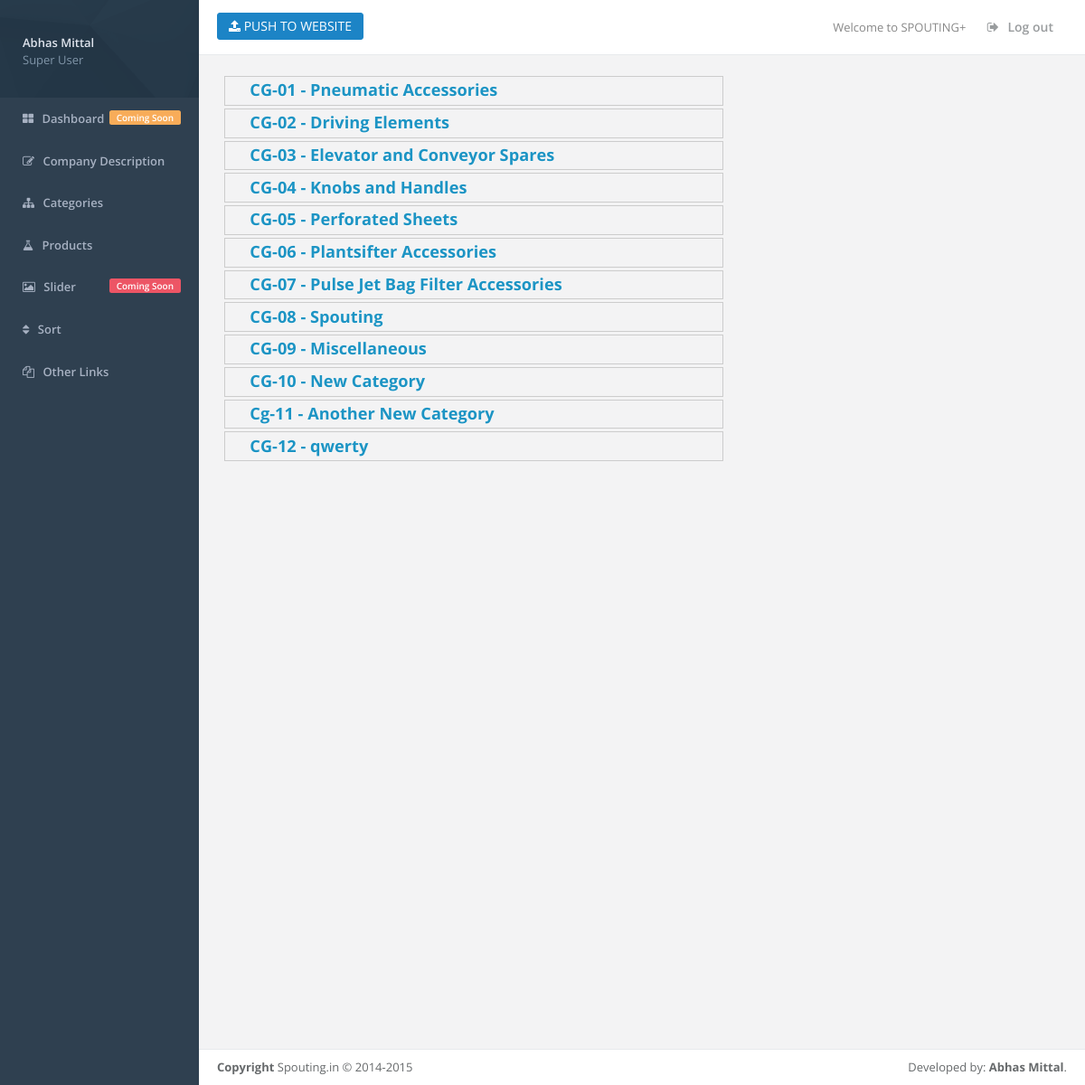
Page /sort/index.php (signed in) on the committed database.
### tables this page shows
CREATE TABLE IF NOT EXISTS `category` (
  `id` int(11) NOT NULL AUTO_INCREMENT,
  `name` varchar(255) NOT NULL,
  `code` varchar(10) NOT NULL,
  `keyword` varchar(255) NOT NULL,
  `description` text NOT NULL,
  `products` int(11) NOT NULL,
  `image` varchar(100) NOT NULL,
  `ord_no` int(11) NOT NULL,
  PRIMARY KEY (`id`),
  UNIQUE KEY `code` (`code`)
);

### sort/index.php (the view, shortened to what this page needs)
<?php
require_once('../partials/header.php');
$categories = mysql_query("SELECT * FROM category ORDER BY `ord_no` ASC");
?>
<ul id="sortables" class="sort-products user-select-none">
  <?php
  while ($category = mysql_fetch_assoc($categories)) {
  ?>
  <li class="ui-state-default cursor-pointer" id=<?php echo "category-".$category['id'];?>><?php echo $category['code']." - ".$category['name'];?></li>
  <?php
  }
  ?>
</ul>
<?php
require_once('../partials/footer.php');
?>

### static/main.css (style rules this page uses)
html, body, #wrapper, #page-wrapper { height: 100%; }
.user-select-none { -moz-user-select: none; -webkit-user-select: none; -ms-user-select: none; }
.cursor-pointer { cursor: pointer; }
.sort-products>* { background: none !important; }

### sort/index.php (style rules this page uses)
#sortables { list-style-type: none; margin: 0; padding: 0; width: 60%; }
#sortables li { margin: 3px 3px 3px 3px; padding-left: 1.5em; padding-top: 0.4em; padding-bottom: 0.4em; font-size: 1.4em; height: 1.8em; }

### rows in the picture
category: code "CG-01", name "Pneumatic Accessories"
category: code "CG-02", name "Driving Elements"
category: code "CG-03", name "Elevator and Conveyor Spares"
category: code "CG-04", name "Knobs and Handles"
category: code "CG-05", name "Perforated Sheets"
category: code "CG-06", name "Plantsifter Accessories"
category: code "CG-07", name "Pulse Jet Bag Filter Accessories"
category: code "CG-08", name "Spouting"
category: code "CG-09", name "Miscellaneous"
category: code "CG-10", name "New Category"
category: code "Cg-11", name "Another New Category"
category: code "CG-12", name "qwerty"

### other values in the picture
$user['name'] "Abhas Mittal"
$user['role'] "Super User"
